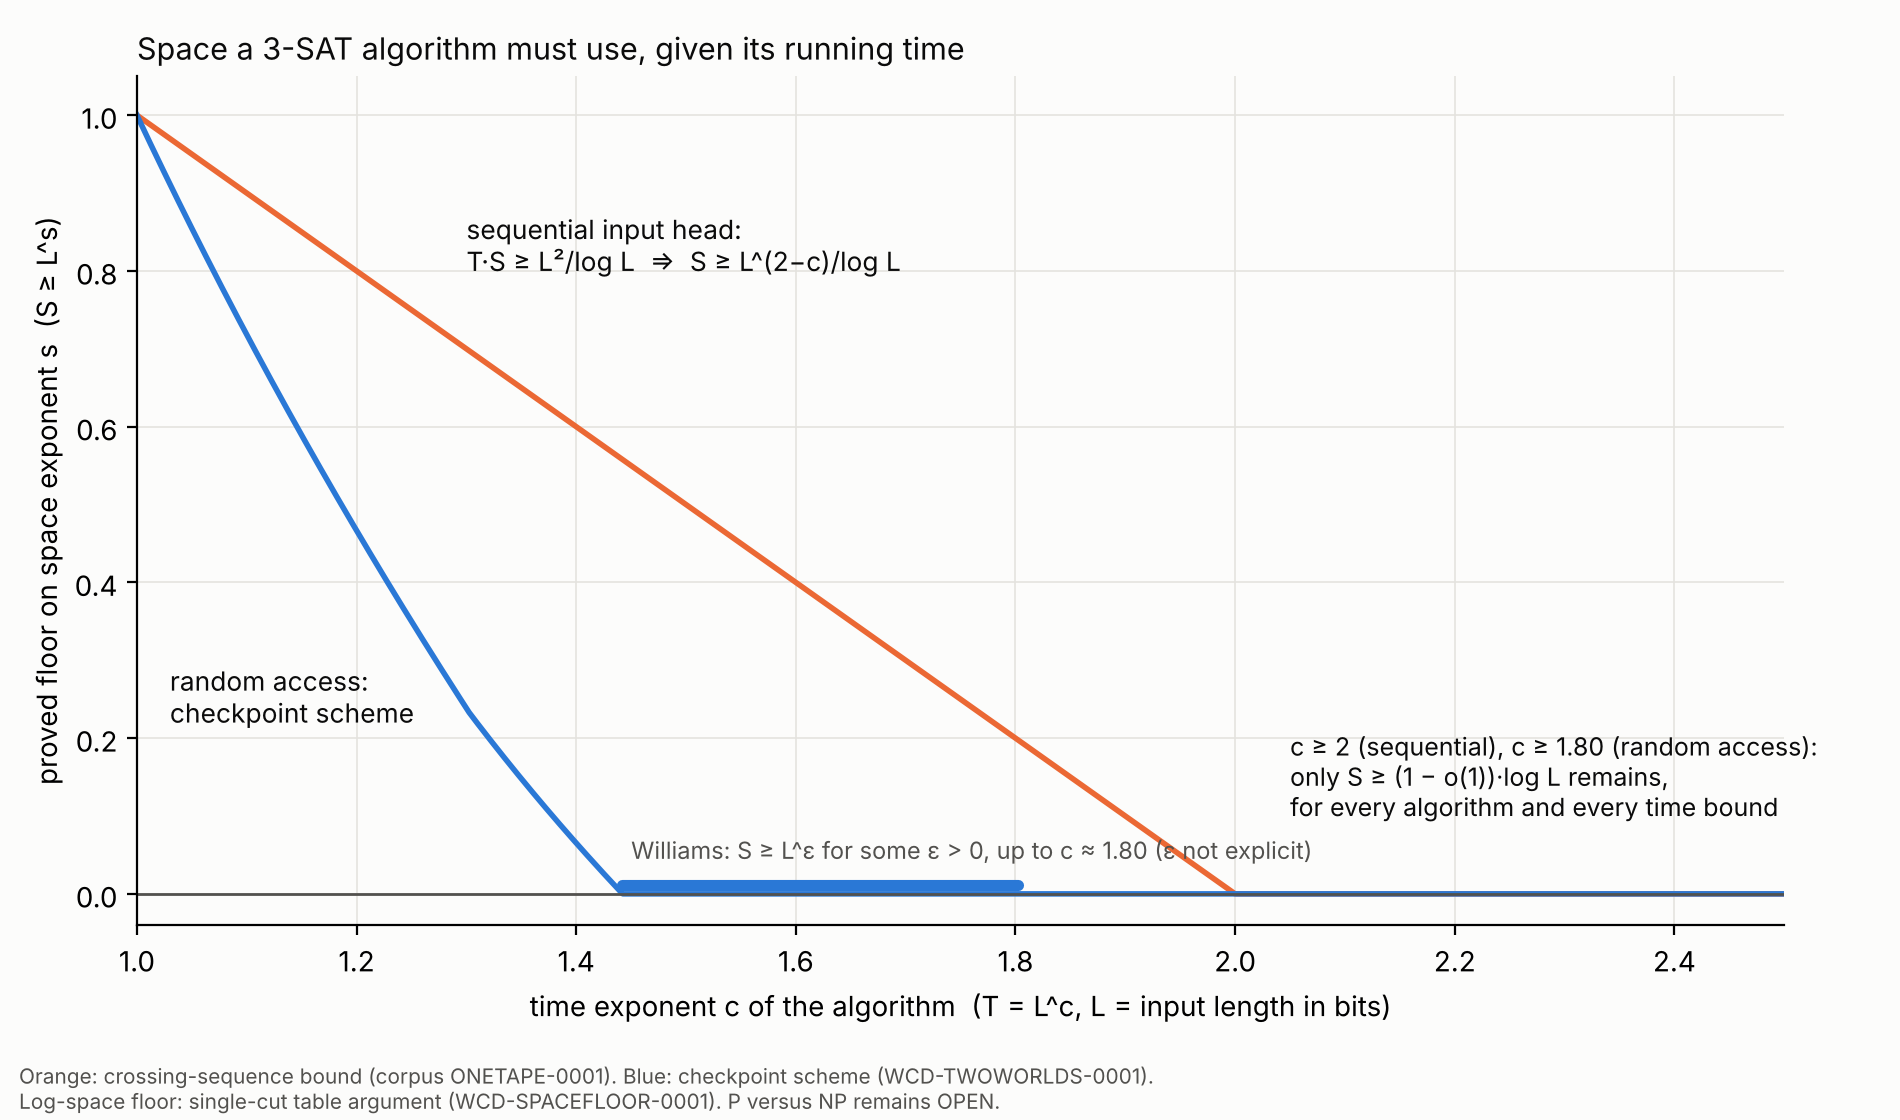

Python code for this plot:
#!/usr/bin/env python3
"""WCD-SPACEFLOOR-0001: space lower bounds for a 3-SAT decider running in time T = L^c.

1. Re-checks the corpus equality family F_{a,b} = A_a P_k B_b (onetape/verify_family.py):
   SAT iff a = b, identical lengths for all a, b.  Exhaustive for k <= 4.
2. Single-cut table bound (two-way read-only input, any time): the 2^k left blocks A_a need
   distinct boundary tables, and there are at most (C+3)^(C+1) tables with C = q * g^S * (S+1)
   boundary configurations.  Prints the least S allowed for sample machine constants.
3. Figure: floor on the space exponent as a function of the time exponent c, in two models.
Single stage, a few seconds.
"""
import itertools, json, math, os, sys
HERE = os.path.dirname(os.path.abspath(__file__))
sys.path.insert(0, os.path.join(HERE, "..", "..", "onetape"))
from verify_family import build, encode, dpll

def check_family(kmax=4):
    out = {}
    for k in range(1, kmax + 1):
        lens, ok = set(), True
        for a in itertools.product((0, 1), repeat=k):
            for b in itertools.product((0, 1), repeat=k):
                A, P, B, nv = build(k, a, b)
                lens.add(len(encode(A + P + B, nv)))
                if dpll(A + P + B) != (a == b): ok = False
        out[k] = {"pairs": 4 ** k, "sat_iff_equal": ok, "distinct_lengths": len(lens), "L_bits": min(lens)}
    return out

def min_S(k, q, g):
    for S in range(1, 200):
        C = q * g ** S * (S + 1)
        if (C + 1) * math.log2(C + 3) >= k: return S
    return None

def frontier_s(c, KS=range(2, 40)):
    return max(0.0, min(1.0, max((k / c ** (k - 1) - c) / (k - 1) for k in KS)))

def main():
    out = {"id": "WCD-SPACEFLOOR-0001", "family": check_family()}
    rows = {}
    for k in (10, 10**2, 10**3, 10**4, 10**6, 10**9):
        L = k * 8 * 3 * (math.ceil(math.log2(7 * k)) + 1)        # A and B blocks dominate: 8k clauses x 3 literals
        rows[str(k)] = {"L_bits_approx": L, "log2_L": round(math.log2(L), 1),
                        "min_S_q16_g2": min_S(k, 16, 2), "min_S_q1000_g4": min_S(k, 1000, 4)}
    out["single_cut_min_space"] = rows
    out["seconds_note"] = "exhaustive part k<=4"
    json.dump(out, open(os.path.join(HERE, "raw_results.json"), "w"), indent=1, sort_keys=True)
    print(json.dumps(out, indent=1, sort_keys=True))

    import matplotlib; matplotlib.use("Agg"); import matplotlib.pyplot as plt
    INK, INK2, GRID, SURF = "#0b0b0b", "#52514e", "#e4e3df", "#fcfcfb"
    SEQ, RAM = "#eb6834", "#2a78d6"
    cs = [1 + i / 400 for i in range(0, 601)]
    fig, ax = plt.subplots(figsize=(9.5, 5.6), facecolor=SURF); ax.set_facecolor(SURF)
    for sp in ("top", "right"): ax.spines[sp].set_visible(False)
    ax.plot(cs, [max(0, min(1, 2 - c)) for c in cs], color=SEQ, lw=2)
    ax.plot(cs, [frontier_s(c) for c in cs], color=RAM, lw=2)
    ax.plot([1.442, 2 * math.cos(math.pi / 7)], [0.012, 0.012], color=RAM, lw=4, solid_capstyle="round")
    ax.axhline(0, color=INK2, lw=1)
    ax.text(1.30, 0.80, "sequential input head:\nT·S ≥ L²/log L  ⇒  S ≥ L^(2−c)/log L", color=INK, fontsize=9.5)
    ax.text(1.03, 0.22, "random access:\ncheckpoint scheme", color=INK, fontsize=9.5)
    ax.text(1.45, 0.045, "Williams: S ≥ L^ε for some ε > 0, up to c ≈ 1.80 (ε not explicit)", color=INK2, fontsize=8.5)
    ax.text(2.05, 0.10, "c ≥ 2 (sequential), c ≥ 1.80 (random access):\nonly S ≥ (1 − o(1))·log L remains,\nfor every algorithm and every time bound", color=INK, fontsize=9)
    ax.set_xlim(1, 2.5); ax.set_ylim(-0.04, 1.05)
    ax.set_xlabel("time exponent c of the algorithm  (T = L^c, L = input length in bits)")
    ax.set_ylabel("proved floor on space exponent s  (S ≥ L^s)")
    ax.set_title("Space a 3-SAT algorithm must use, given its running time", loc="left", color=INK, fontsize=11)
    ax.grid(color=GRID, lw=0.6)
    fig.text(0.01, 0.01, "Orange: crossing-sequence bound (corpus ONETAPE-0001). Blue: checkpoint scheme (WCD-TWOWORLDS-0001).\n"
             "Log-space floor: single-cut table argument (WCD-SPACEFLOOR-0001). P versus NP remains OPEN.", color=INK2, fontsize=7.5)
    fig.tight_layout(rect=(0, 0.06, 1, 1))
    fig.savefig(os.path.join(HERE, "space_floor.png"), dpi=200, facecolor=SURF)

if __name__ == "__main__": main()
